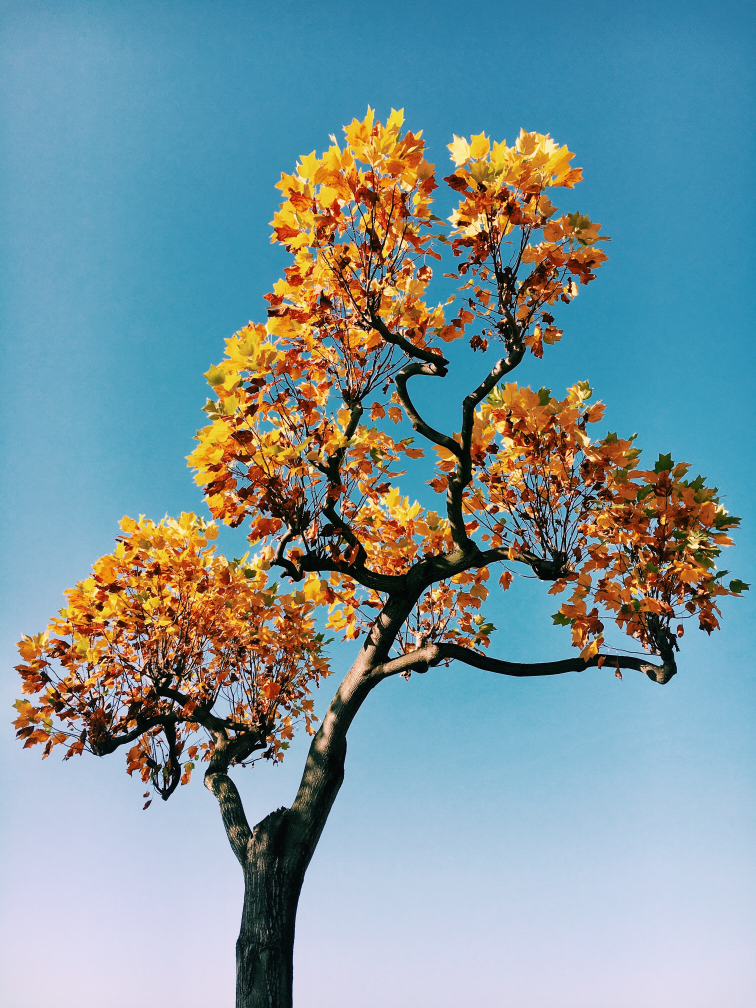
#> input picture images/photo-1604854657221-42873468254c.jpg, 3024 x 4032 px (shown at 1/4 size); its folder holds only this picture in this run
$ python main.py
#> lines starting #> are read from the running program, lines starting #| are printed output that depends on the picture
import os
import time
from pathlib import Path
import concurrent.futures
import glob
import requests
from PIL import Image, ImageFilter


IMAGE_URLS = [
    "https://images.unsplash.com/photo-1635088173181-673ff547a555",
    "https://images.unsplash.com/photo-1635481712720-a1b30952ed4b",
    "https://images.unsplash.com/photo-1635420280816-c0dc0ee8a7a7",
    "https://images.unsplash.com/photo-1632269826291-2cb3009bf43d",
    "https://images.unsplash.com/photo-1617137604160-fc923f3173d0",
    "https://images.unsplash.com/photo-1635398517284-2f3c7fef7fee",
    "https://images.unsplash.com/photo-1635417073744-0b09b9ac4dfc",
    "https://images.unsplash.com/photo-1604854657221-42873468254c",
    "https://images.unsplash.com/photo-1615762325085-8babbbce2c43",
    "https://images.unsplash.com/photo-1635317224525-19c1d33f9036",
    "https://images.unsplash.com/photo-1635333702118-b53d15341ed4",
    "https://images.unsplash.com/photo-1635269941799-665d1618d5d8",
    "https://images.unsplash.com/photo-1635297383087-8842f98f908a",
    "https://images.unsplash.com/photo-1610898404424-1439b7006e1c",
    "https://images.unsplash.com/photo-1634692804775-67207ea81cc5",
    "https://images.unsplash.com/photo-1633410229020-938fdaefd884",
    "https://images.unsplash.com/photo-1632085847101-028ec1b2abeb",
    "https://images.unsplash.com/photo-1627142625827-1d7e65635b18",
    "https://images.unsplash.com/photo-1629129207344-6a452eea1ea5",
    "https://images.unsplash.com/photo-1628258867160-f11ee22397c5",
    "https://images.unsplash.com/photo-1635342242063-a64d654fbfbe",
]
IMAGE_FOLDER = os.path.join(os.getcwd(), "images")
PROCESSED_FOLDER = os.path.join(IMAGE_FOLDER, "processed")


def create_folder(folder_path: str) -> None:
    """
    Create the image folder
    :return: None
    """
#> (the call stopped at in download_image, `img_content = requests.get(image_url).content`: the network is not available in this run)
    path = Path(os.path.join(os.getcwd(), folder_path))
    path.mkdir(parents=True, exist_ok=True)


# Function that will download a image from an url
def download_image(image_url: str) -> None:
    """
    Download an image from an url
    :param image_url: The url of the image
    :return: None
    """
    img_name = image_url.split("/")[-1].split("?")[0] + ".jpg"
    print(f"Downloading image from {img_name}")
    img_content = requests.get(image_url).content
    with open(os.path.join(IMAGE_FOLDER, img_name), "wb") as img_file:
        img_file.write(img_content)

    print(f"Downloaded image from {img_name}")


def process_image(image_path: str) -> None:
    """
    Process an image
    :param image_path: The path of the image
    :return: None
    """
    img_name = os.path.split(image_path)[-1]
    print(f"Processing image {img_name}")
    thumb_size = (300, 300)
    img = Image.open(image_path)
#> img is the input picture: PIL image 3024x4032 RGB; mean R, G, B 124.5, 149.8, 157.3
    img = img.filter(ImageFilter.GaussianBlur(radius=15))
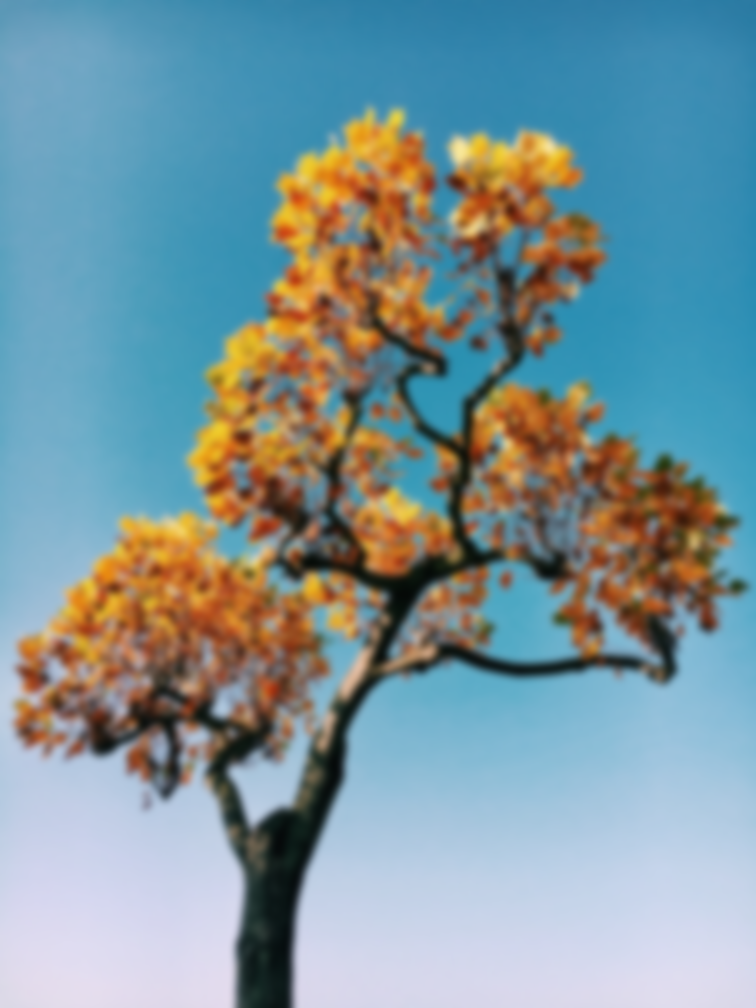
#> img: PIL image 3024x4032 RGB (shown at 1/4 size); mean R, G, B 124.5, 149.8, 157.3
    img.thumbnail(thumb_size)
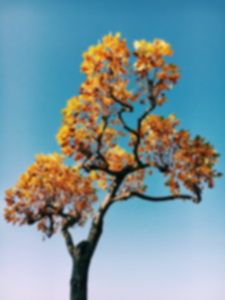
#> img: PIL image 225x300 RGB; mean R, G, B 124.5, 149.8, 157.3

    img.save(os.path.join(PROCESSED_FOLDER, f"thumb_{img_name}"), "JPEG")
    print(f"Processed image {img_name}")


def main(*args, **kwargs) -> None:
    time_start = time.perf_counter()
    create_folder(IMAGE_FOLDER)

    with concurrent.futures.ThreadPoolExecutor() as executor:
        executor.map(download_image, IMAGE_URLS)

    create_folder(PROCESSED_FOLDER)
    with concurrent.futures.ProcessPoolExecutor() as executor:
        executor.map(process_image, glob.glob(os.path.join(IMAGE_FOLDER, "*.jpg")))

    time_end = time.perf_counter()
    print(f"Time taken: {time_end - time_start}")


if __name__ == "__main__":
    main()

$ run again, on images/photo-1635088173181-673ff547a555.jpg
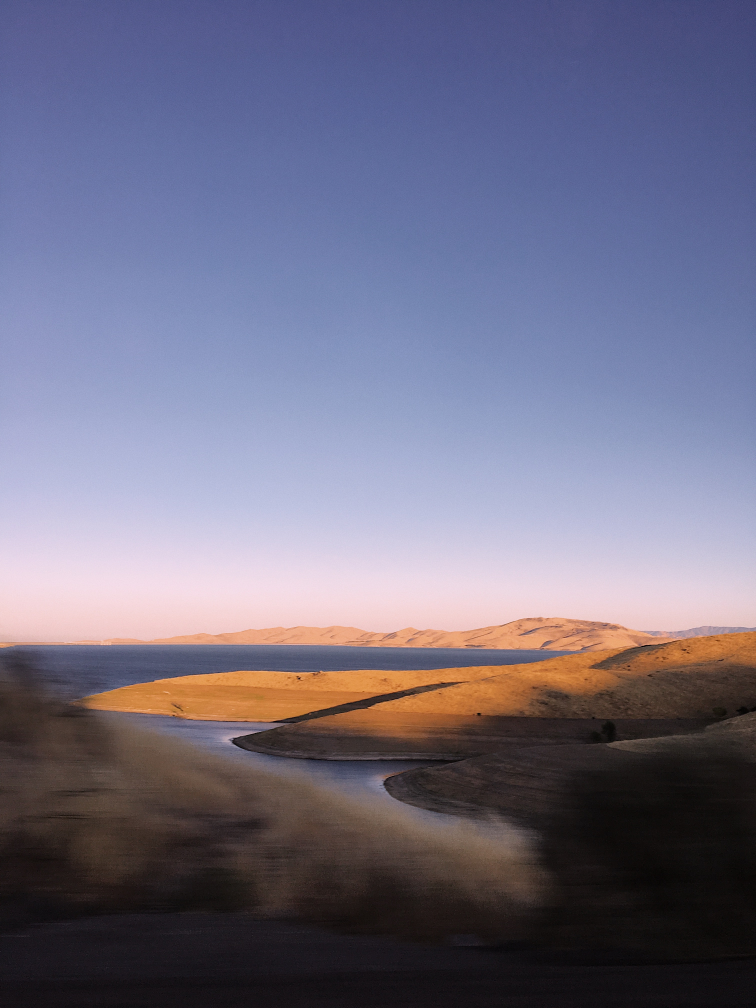
#> input picture images/photo-1635088173181-673ff547a555.jpg, 3024 x 4032 px (shown at 1/4 size)
#> in process_image, img is the input picture: PIL image 3024x4032 RGB; mean R, G, B 111.9, 109.2, 131.2
#> in process_image, `img.thumbnail(thumb_size)`:
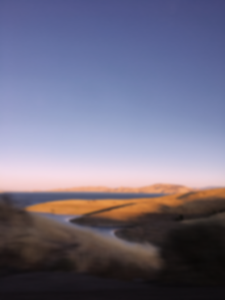
#> img: PIL image 225x300 RGB; mean R, G, B 111.9, 109.2, 131.2

$ run again, on images/photo-1635269941799-665d1618d5d8.jpg
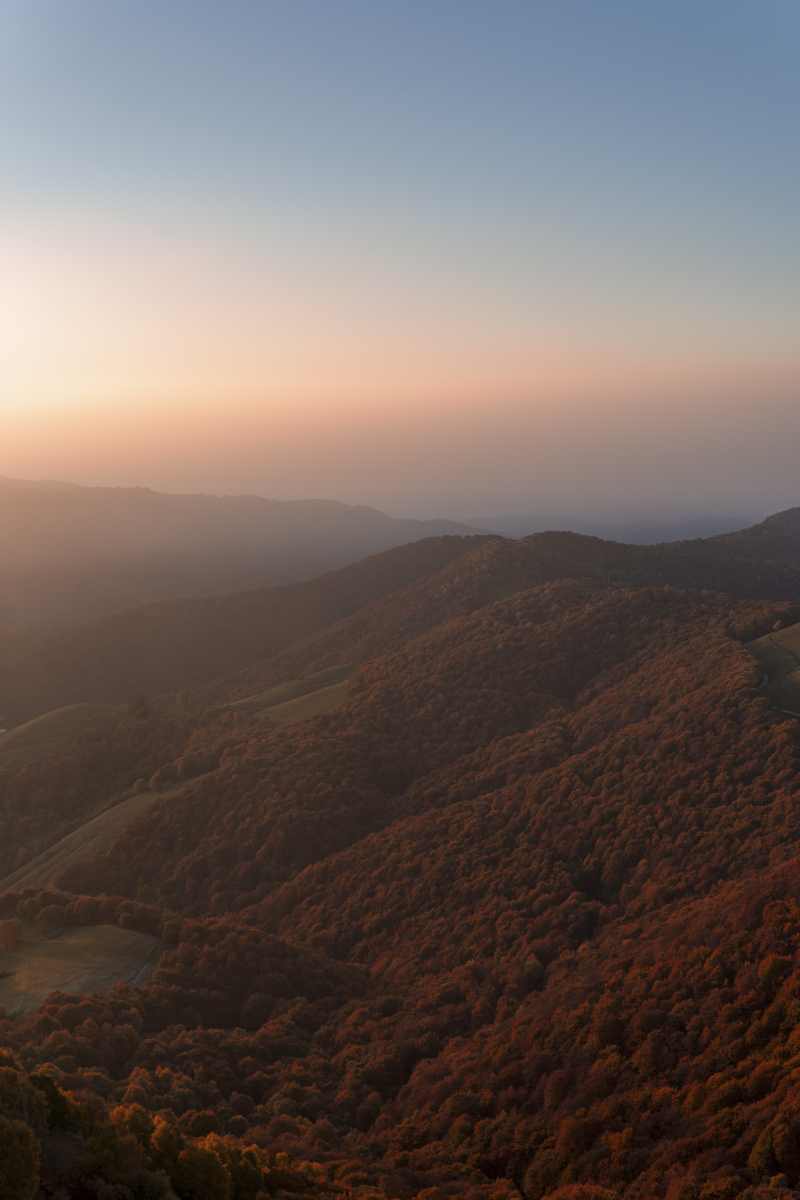
#> input picture images/photo-1635269941799-665d1618d5d8.jpg, 4000 x 6000 px (shown at 1/5 size)
#> in process_image, img is the input picture: PIL image 4000x6000 RGB; mean R, G, B 110.3, 98.1, 93.7
#> in process_image, `img.thumbnail(thumb_size)`:
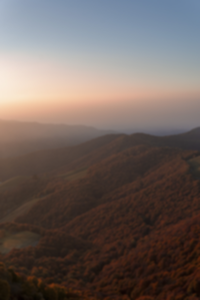
#> img: PIL image 200x300 RGB; mean R, G, B 110.3, 98.1, 93.7
